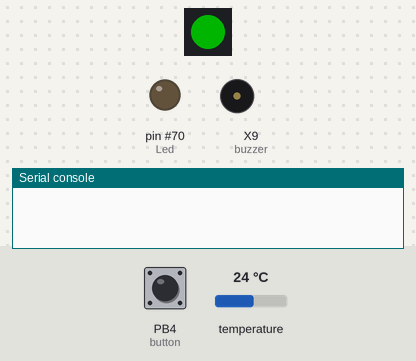
Recording of a program running on a simulated pyboard running MicroPython. Shown: 1 RGB LEDs in strip order, left to right, output pins drawn as LEDs (lit = HIGH), buzzer (waves = sounding), the last lines printed to the serial console. The inputs (shaded band) are chosen by the test bench; at power-on: PB4 (button) HIGH, temperature 24 °C. Dim RGB values are drawn brighter than linear; the clock reads 2024-03-15 10:24:30 at power-on unless the program sets it; files the program writes start out absent; library files of the repository ran but are not shown: ds3231_port.py.

Above: at 1.5 s.
1.6 s: PB4 (button) pulled LOW for 0.15 s
At 3.6 s:
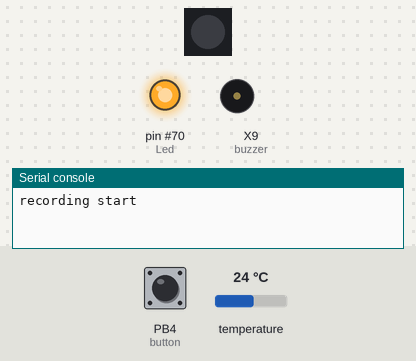
4.2 s: PB4 (button) pulled LOW for 1 s
At 4.8 s:
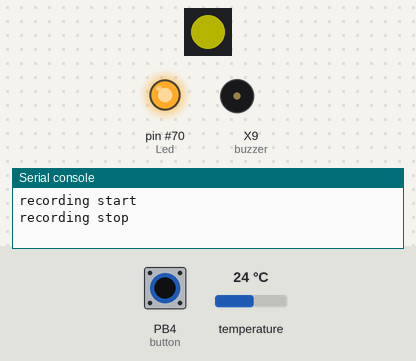
7.8 s: PB4 (button) pulled LOW for 3.2 s
At 8.7 s:
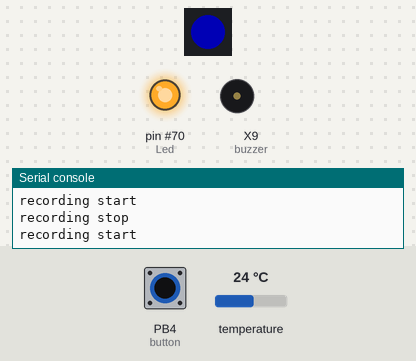
Timing chart, 0 to 10.8 s (numbered marks = the images above; inputs shaded):
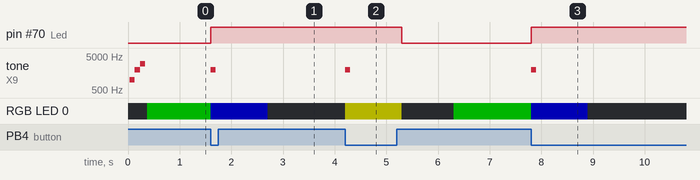

Measured:
- after the input at 1.6 s, pin #70 (Led): LOW → HIGH at once; tone on X9 (buzzer): silent → 2000 Hz at once, → silent 0.10 s later; RGB LED 0: RGB(0, 64, 0) → RGB(0, 0, 64) at once, → off 1.1 s later
- after the input at 4.2 s, pin #70 (Led): HIGH → LOW after 1.1 s; tone on X9 (buzzer): silent → 2000 Hz at once, → silent 0.10 s later; RGB LED 0: off → RGB(64, 64, 0) at once, → off 1.1 s later, → RGB(0, 64, 0) 1.0 s later
- after the input at 7.8 s, pin #70 (Led): LOW → HIGH at once; tone on X9 (buzzer): silent → 2000 Hz at once, → silent 0.10 s later; RGB LED 0: RGB(0, 64, 0) → RGB(0, 0, 64) at once, → off 1.1 s later

The program:

main_v0_3.py
```python
import utime
from machine import Pin, I2C, PWM, ADC
from ds3231_port import DS3231
import onewire, ds18x20
from neopixel import NeoPixel
import uos
import sdcard

# 글로벌 변수
sensing_active = False
recording_active = False
recording_interval = 1800  # 데이터 기록 간격을 초 단위로 설정 (예: 30분마다 데이터 기록)
file = None # 파일 객체 초기화

# LED, 버튼, 부저 설정
Led = Pin("LED", Pin.OUT)
button = Pin(20, Pin.IN, Pin.PULL_UP)
buzzer = PWM(Pin(22))

# I2C 설정
sdaPIN = Pin(4)
sclPIN = Pin(5)
i2c = I2C(0, sda=sdaPIN, scl=sclPIN)

# DS3231 RTC 및 DS18x20 온도 센서 설정
ds3231 = DS3231(i2c)
data = Pin(26)
temp_wire = onewire.OneWire(data)
temp_sensor = ds18x20.DS18X20(temp_wire)
roms = temp_sensor.scan()

# 네오픽셀 핀 초기화
np0 = NeoPixel(Pin(21), 1)

# 네오픽셀 상태를 추척하는 변수 초기화
def np_red():
    for i in range(0, np0.n):
        np0[i] = (64,0,0)
    np0.write()
def np_green():
    for i in range(0, np0.n):
        np0[i] = (0,64,0)
    np0.write()
def np_blue():
    for i in range(0, np0.n):
        np0[i] = (0,0,64) # blue with 25% brightness
    np0.write()
def np_yellow():
    for i in range(0, np0.n):
        np0[i] = (64,64,0) # yellow with 25% brightness
    np0.write()
def np_off():
    for i in range(0, np0.n):
        np0[i] = (0,0,0)
    np0.write()

# sdcard cs 핀 설정
cs = machine.Pin(17, machine.Pin.OUT)

# sdcard spi 설정
spi = machine.SPI(0,
    baudrate = 100000,
    polarity = 0,
    phase = 0,
    firstbit = machine.SPI.MSB,
    sck = machine.Pin(18),
    mosi = machine.Pin(19),
    miso = machine.Pin(16)
)

# sdcard 초기화
sd = sdcard.SDCard(spi, cs)

# sdcard 마운트
vfs = uos.VfsFat(sd)
uos.mount(vfs, "/SDCARD")

# 베터리 전압을 읽는 변수 초기화
batt_adc = machine.ADC(27)
VOLTAGE_DROP_FACTOR = 1

# 버튼 핸들러 함수
def button_handler(pin):
    global recording_active, file
    if pin.value() == 0:  # 버튼이 눌렸을 때
        recording_active = not recording_active
        if recording_active:
            print("recording start")
            Led.value(1)
            np_blue()
            button_buzzer(2000)
            utime.sleep(1) # 색상을 확인하는 시간
            np_off()
            file = open('/SDCARD/data.csv', 'a') #실제로는 sd카드에 01.csv 파일로 저장
            #file = open('01.csv', 'a') #테스트용으로 피코에 01.csv 파일로 저장
        else:
            print("recording stop")
            np_yellow()
            button_buzzer(2000)
            utime.sleep(1) # 색상을 확인하는 시간
            np_off()
            if file:
                Led.value(0)
                file.close()
                np_off()
                utime.sleep(1)
                np_green()

# 부저를 울리는 함수
def button_buzzer(freq):
    buzzer.duty_u16(30000)
    buzzer.freq(freq)
    utime.sleep(0.1)
    buzzer.duty_u16(0)

# 부팅을 알리는 부저 소리
def start_buzzer():
    buzzer.freq(1000)
    buzzer.duty_u16(30000)
    utime.sleep(0.1)
    buzzer.freq(2000)
    buzzer.duty_u16(30000)
    utime.sleep(0.1)
    buzzer.freq(3000)
    buzzer.duty_u16(30000)
    utime.sleep(0.1)
    buzzer.duty_u16(0)

# 파일에 데이터를 기록하는 함수
def record_data():
    global file
    # 베터리 전압을 읽어서 data_line에 저장
    batt_adc_value = batt_adc.read_u16()
    batt_voltage = batt_adc_value * 3.3 / 65535 * VOLTAGE_DROP_FACTOR
    for rom in roms:
        temp_sensor.convert_temp()
        utime.sleep_ms(100)
        t = temp_sensor.read_temp(rom)
        dateTime = ds3231.get_time()
        timestamp = "{:04d}-{:02d}-{:02d} {:02d}:{:02d}:{:02d}".format(dateTime[0], dateTime[1], dateTime[2], dateTime[3], dateTime[4], dateTime[5])
        data_line = "{}, {:6.2f}, {:6.2f}\n".format(timestamp, t, batt_voltage)
        #print(t)
        if file:
            file.write(data_line)

# 버튼에 핸들러 등록
button.irq(trigger=Pin.IRQ_FALLING | Pin.IRQ_RISING, handler=button_handler)

start_buzzer()
# 초기 상태로 데이터가 쓰기가 준비되었음을 알림
np_green()

while True:
    # 버튼 상태에 따라 LED 상태 변경
    if recording_active:
        record_data()
        utime.sleep(recording_interval)  # 사용자가 설정한 기록 간격에 따라 대기
    else:
        Led.value(0)
```
